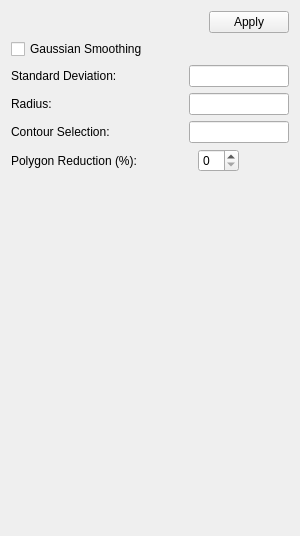
<?xml version="1.0" encoding="UTF-8"?>
<ui version="4.0">
 <class>SurfaceSettingsWidget</class>
 <widget class="QWidget" name="SurfaceSettingsWidget">
  <property name="geometry">
   <rect>
    <x>0</x>
    <y>0</y>
    <width>300</width>
    <height>536</height>
   </rect>
  </property>
  <property name="minimumSize">
   <size>
    <width>250</width>
    <height>0</height>
   </size>
  </property>
  <property name="windowTitle">
   <string>Form</string>
  </property>
  <layout class="QVBoxLayout" name="verticalLayout">
   <item>
    <layout class="QHBoxLayout" name="horizontalLayout_7">
     <item>
      <spacer name="horizontalSpacer_5">
       <property name="orientation">
        <enum>Qt::Horizontal</enum>
       </property>
       <property name="sizeHint" stdset="0">
        <size>
         <width>40</width>
         <height>20</height>
        </size>
       </property>
      </spacer>
     </item>
     <item>
      <widget class="QPushButton" name="applyPushButton">
       <property name="maximumSize">
        <size>
         <width>100</width>
         <height>16777215</height>
        </size>
       </property>
       <property name="text">
        <string>Apply</string>
       </property>
      </widget>
     </item>
    </layout>
   </item>
   <item>
    <widget class="QCheckBox" name="gaussianSmoothingCheckBox">
     <property name="text">
      <string>Gaussian Smoothing</string>
     </property>
    </widget>
   </item>
   <item>
    <layout class="QHBoxLayout" name="horizontalLayout_5">
     <item>
      <widget class="QLabel" name="label_3">
       <property name="minimumSize">
        <size>
         <width>130</width>
         <height>0</height>
        </size>
       </property>
       <property name="text">
        <string>Standard Deviation:</string>
       </property>
      </widget>
     </item>
     <item>
      <spacer name="horizontalSpacer_3">
       <property name="orientation">
        <enum>Qt::Horizontal</enum>
       </property>
       <property name="sizeHint" stdset="0">
        <size>
         <width>40</width>
         <height>20</height>
        </size>
       </property>
      </spacer>
     </item>
     <item>
      <widget class="QLineEdit" name="standardDeviationlineEdit">
       <property name="maximumSize">
        <size>
         <width>100</width>
         <height>16777215</height>
        </size>
       </property>
      </widget>
     </item>
    </layout>
   </item>
   <item>
    <layout class="QHBoxLayout" name="horizontalLayout_6">
     <item>
      <widget class="QLabel" name="label_4">
       <property name="minimumSize">
        <size>
         <width>130</width>
         <height>0</height>
        </size>
       </property>
       <property name="text">
        <string>Radius:</string>
       </property>
      </widget>
     </item>
     <item>
      <spacer name="horizontalSpacer_4">
       <property name="orientation">
        <enum>Qt::Horizontal</enum>
       </property>
       <property name="sizeHint" stdset="0">
        <size>
         <width>40</width>
         <height>20</height>
        </size>
       </property>
      </spacer>
     </item>
     <item>
      <widget class="QLineEdit" name="radiusFactorLineEdit">
       <property name="maximumSize">
        <size>
         <width>100</width>
         <height>16777215</height>
        </size>
       </property>
      </widget>
     </item>
    </layout>
   </item>
   <item>
    <layout class="QHBoxLayout" name="horizontalLayout">
     <item>
      <widget class="QLabel" name="label_5">
       <property name="minimumSize">
        <size>
         <width>130</width>
         <height>0</height>
        </size>
       </property>
       <property name="text">
        <string>Contour Selection:</string>
       </property>
      </widget>
     </item>
     <item>
      <spacer name="horizontalSpacer">
       <property name="orientation">
        <enum>Qt::Horizontal</enum>
       </property>
       <property name="sizeHint" stdset="0">
        <size>
         <width>40</width>
         <height>20</height>
        </size>
       </property>
      </spacer>
     </item>
     <item>
      <widget class="QLineEdit" name="contourValueLineEdit">
       <property name="maximumSize">
        <size>
         <width>100</width>
         <height>16777215</height>
        </size>
       </property>
      </widget>
     </item>
    </layout>
   </item>
   <item>
    <layout class="QHBoxLayout" name="horizontalLayout_2">
     <item>
      <widget class="QLabel" name="label_6">
       <property name="minimumSize">
        <size>
         <width>130</width>
         <height>0</height>
        </size>
       </property>
       <property name="text">
        <string>Polygon Reduction (%):</string>
       </property>
      </widget>
     </item>
     <item>
      <spacer name="horizontalSpacer_2">
       <property name="orientation">
        <enum>Qt::Horizontal</enum>
       </property>
       <property name="sizeHint" stdset="0">
        <size>
         <width>18</width>
         <height>20</height>
        </size>
       </property>
      </spacer>
     </item>
     <item>
      <widget class="QSpinBox" name="polygonReductionSpinBox">
       <property name="keyboardTracking">
        <bool>false</bool>
       </property>
       <property name="minimum">
        <number>0</number>
       </property>
       <property name="maximum">
        <number>99</number>
       </property>
       <property name="value">
        <number>0</number>
       </property>
      </widget>
     </item>
     <item>
      <spacer name="horizontalSpacer_6">
       <property name="orientation">
        <enum>Qt::Horizontal</enum>
       </property>
       <property name="sizeHint" stdset="0">
        <size>
         <width>28</width>
         <height>20</height>
        </size>
       </property>
      </spacer>
     </item>
    </layout>
   </item>
   <item>
    <widget class="vtkQtHistogramWidget" name="histogramWidget" native="true">
     <property name="sizePolicy">
      <sizepolicy hsizetype="Preferred" vsizetype="Fixed">
       <horstretch>0</horstretch>
       <verstretch>0</verstretch>
      </sizepolicy>
     </property>
     <property name="minimumSize">
      <size>
       <width>0</width>
       <height>250</height>
      </size>
     </property>
    </widget>
   </item>
   <item>
    <spacer name="verticalSpacer">
     <property name="orientation">
      <enum>Qt::Vertical</enum>
     </property>
     <property name="sizeHint" stdset="0">
      <size>
       <width>20</width>
       <height>40</height>
      </size>
     </property>
    </spacer>
   </item>
  </layout>
 </widget>
 <customwidgets>
  <customwidget>
   <class>vtkQtHistogramWidget</class>
   <extends>QWidget</extends>
   <header>vtkQtHistogramWidget.h</header>
  </customwidget>
 </customwidgets>
 <resources/>
 <connections>
  <connection>
   <sender>applyPushButton</sender>
   <signal>clicked()</signal>
   <receiver>SurfaceSettingsWidget</receiver>
   <slot>ApplyButtonClicked()</slot>
   <hints>
    <hint type="sourcelabel">
     <x>249</x>
     <y>43</y>
    </hint>
    <hint type="destinationlabel">
     <x>149</x>
     <y>174</y>
    </hint>
   </hints>
  </connection>
  <connection>
   <sender>histogramWidget</sender>
   <signal>slidersValueChanged(double,double)</signal>
   <receiver>SurfaceSettingsWidget</receiver>
   <slot>RangeSlidersValuesChanged(double,double)</slot>
   <hints>
    <hint type="sourcelabel">
     <x>149</x>
     <y>388</y>
    </hint>
    <hint type="destinationlabel">
     <x>149</x>
     <y>223</y>
    </hint>
   </hints>
  </connection>
  <connection>
   <sender>histogramWidget</sender>
   <signal>midSliderValueChanged(double)</signal>
   <receiver>SurfaceSettingsWidget</receiver>
   <slot>MidSliderValueChanged(double)</slot>
   <hints>
    <hint type="sourcelabel">
     <x>149</x>
     <y>407</y>
    </hint>
    <hint type="destinationlabel">
     <x>149</x>
     <y>223</y>
    </hint>
   </hints>
  </connection>
  <connection>
   <sender>polygonReductionSpinBox</sender>
   <signal>valueChanged(int)</signal>
   <receiver>SurfaceSettingsWidget</receiver>
   <slot>PolygonReductionSpinBoxValueChanged(int)</slot>
   <hints>
    <hint type="sourcelabel">
     <x>225</x>
     <y>191</y>
    </hint>
    <hint type="destinationlabel">
     <x>149</x>
     <y>267</y>
    </hint>
   </hints>
  </connection>
 </connections>
 <slots>
  <slot>ApplyButtonClicked()</slot>
  <slot>RangeSlidersValuesChanged(double,double)</slot>
  <slot>MidSliderValueChanged(double)</slot>
  <slot>PolygonReductionSpinBoxValueChanged(int)</slot>
 </slots>
</ui>
